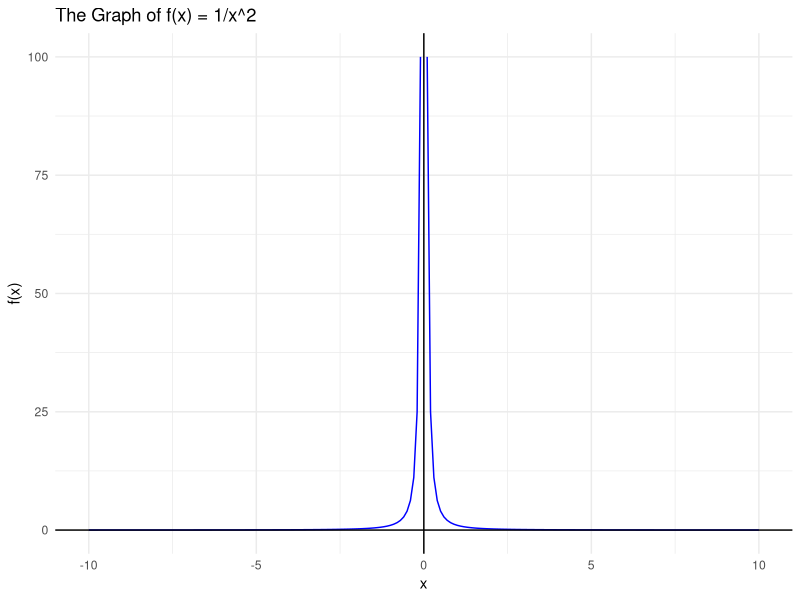
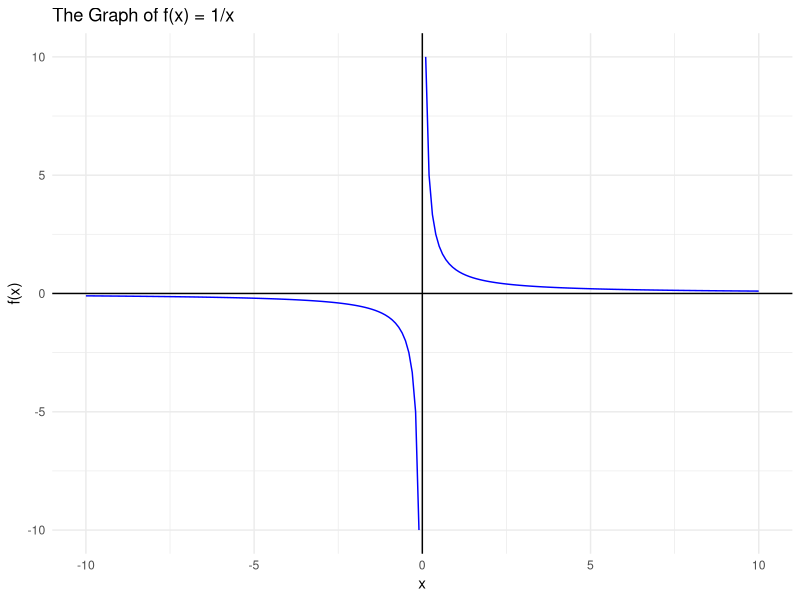
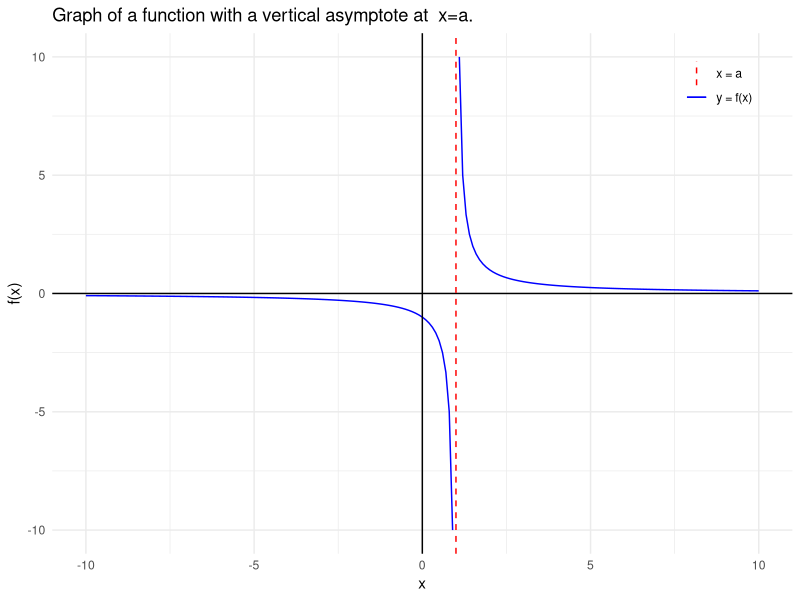
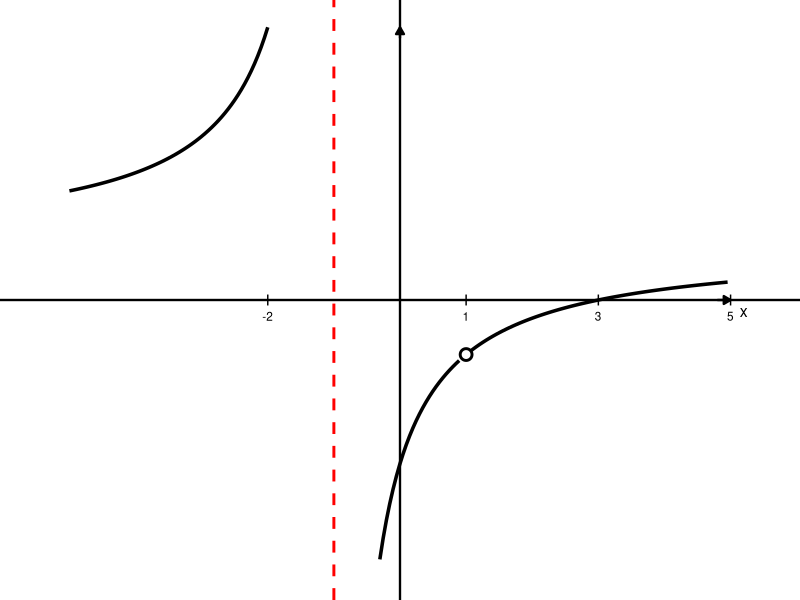

Write the R code that produced these figures, in order.
## ---- chunk 1
# Load required library
library(ggplot2)

# Define the data
x_left <- seq(-10, -0.1, by = 0.1)  # Left side of the graph
y_left <- 1 / x_left^2

x_right <- seq(0.1, 10, by = 0.1)   # Right side of the graph
y_right <- 1 / x_right^2

data_left <- data.frame(x = x_left, y = y_left)
data_right <- data.frame(x = x_right, y = y_right)

# Plot the graph
ggplot() +
  geom_line(data = data_left, aes(x = x, y = y), color = "blue") +
  geom_line(data = data_right, aes(x = x, y = y), color = "blue") +
  labs(
    title = "The Graph of f(x) = 1/x^2",
    x = "x",
    y = "f(x)"
  ) +
  geom_hline(yintercept = 0, color = "black") +
  geom_vline(xintercept = 0, color = "black") +
  theme_minimal()

## ---- chunk 2
# Load required library
library(ggplot2)

# Define the data
x_left <- seq(-10, -0.1, by = 0.1)  # Left side of the graph
y_left <- 1 / x_left

x_right <- seq(0.1, 10, by = 0.1)   # Right side of the graph
y_right <- 1 / x_right

data_left <- data.frame(x = x_left, y = y_left)
data_right <- data.frame(x = x_right, y = y_right)

# Plot the graph
ggplot() +
  geom_line(data = data_left, aes(x = x, y = y), color = "blue") +
  geom_line(data = data_right, aes(x = x, y = y), color = "blue") +
  labs(
    title = "The Graph of f(x) = 1/x",
    x = "x",
    y = "f(x)"
  ) +
  geom_hline(yintercept = 0, color = "black") +
  geom_vline(xintercept = 0, color = "black") +
  theme_minimal()

## ---- chunk 3
  # Load required library
  library(ggplot2)
  # Define the data
  x_left <- seq(-10, 0.9, by = 0.1)  # Left side of the graph
  y_left <- 1/(x_left-1)
  x_right <- seq(1.1, 10, by = 0.1)   # Right side of the graph
  y_right <- 1/(x_right-1)
  data_left <- data.frame(x = x_left, y = y_left)
  data_right <- data.frame(x = x_right, y = y_right)
  # Plot the graph
  ggplot() +
    geom_line(data = data_left, aes(x = x, y = y, color = "y = f(x)")) +
    geom_line(data = data_right, aes(x = x, y = y, color = "y = f(x)")) +
    geom_hline(yintercept = 0, color = "black") +
    geom_vline(xintercept = 0, color = "black") +
    geom_vline(aes(xintercept = 1, color = "x = a"), linetype = "dashed") +
    scale_color_manual(values = c("y = f(x)" = "blue", "x = a" = "red")) +
    labs(
      title = "Graph of a function with a vertical asymptote at  x=a.",
      x = "x",
      y = "f(x)"
    ) +
    theme_minimal() +
    theme(legend.position = c(0.9, 0.9),
          legend.box = "vertical",
          legend.title = element_blank())
## ---- chunk 4
library(ggplot2)

# Define the function: f(x) = (x² - 4x + 3)/(x² - 1) = (x-1)(x-3)/[(x-1)(x+1)] = (x-3)/(x+1) for x ≠ 1
# This creates a vertical asymptote at x = -1 and removable discontinuity at x = 1

# Left side of vertical asymptote (x < -1)
x_left <- seq(-5, -1.005, by = 0.05)
y_left <- (x_left - 3)/(x_left + 1)

# Right side of vertical asymptote (-1 < x < 1)
x_middle <- seq(-0.905, 0.905, by = 0.05)
y_middle <- (x_middle - 3)/(x_middle + 1)

# Right side of removable discontinuity (x > 1)
x_right <- seq(1.005, 5, by = 0.05)
y_right <- (x_right - 3)/(x_right + 1)

# Create data frames
data_left <- data.frame(x = x_left, y = y_left)
data_middle <- data.frame(x = x_middle, y = y_middle)
data_right <- data.frame(x = x_right, y = y_right)

# Plot
ggplot() +
  # Function curves
  geom_line(data = data_left, aes(x = x, y = y), color = "black", size = 1.2) +
  geom_line(data = data_middle, aes(x = x, y = y), color = "black", size = 1.2) +
  geom_line(data = data_right, aes(x = x, y = y), color = "black", size = 1.2) +
  
  # Vertical asymptote at x = -1
  geom_vline(xintercept = -1, color = "red", linetype = "dashed", size = 1) +
  
  # Removable discontinuity at x = 1 (open circle)
  # At x = 1, the function value would be (1-3)/(1+1) = -2/2 = -1
  geom_point(aes(x = 1, y = -1), color = "black", fill = "white", size = 3, shape = 21, stroke = 1.5) +
  
  # Axes
  geom_hline(yintercept = 0, color = "black", size = 0.8) +
  geom_vline(xintercept = 0, color = "black", size = 0.8) +
  
  # Add arrow to x-axis
  geom_segment(aes(x = 4.8, y = 0, xend = 5, yend = 0), 
               arrow = arrow(length = unit(0.2, "cm"), type = "closed"),
               color = "black", size = 0.8) +
  
  # Add arrow to y-axis
  geom_segment(aes(x = 0, y = 4.8, xend = 0, yend = 5), 
               arrow = arrow(length = unit(0.2, "cm"), type = "closed"),
               color = "black", size = 0.8) +
  
  # Add axis labels
  annotate("text", x = 5.2, y = -0.2, label = "x", size = 4) +
  annotate("text", x = -0.2, y = 5.2, label = "y", size = 4) +
  
  # Add tick marks and labels
  annotate("text", x = -2, y = -0.3, label = "-2", size = 3) +
  annotate("text", x = 1, y = -0.3, label = "1", size = 3) +
  annotate("text", x = 3, y = -0.3, label = "3", size = 3) +
  annotate("text", x = 5, y = -0.3, label = "5", size = 3) +
  geom_segment(aes(x = -2, y = -0.1, xend = -2, yend = 0.1), color = "black") +
  geom_segment(aes(x = 1, y = -0.1, xend = 1, yend = 0.1), color = "black") +
  geom_segment(aes(x = 3, y = -0.1, xend = 3, yend = 0.1), color = "black") +
  geom_segment(aes(x = 5, y = -0.1, xend = 5, yend = 0.1), color = "black") +
  
  # Set limits and remove background
  xlim(-5.5, 5.5) +
  ylim(-5, 5) +
  theme_void() +
  theme(
    panel.background = element_blank(),
    plot.background = element_blank()
  )
